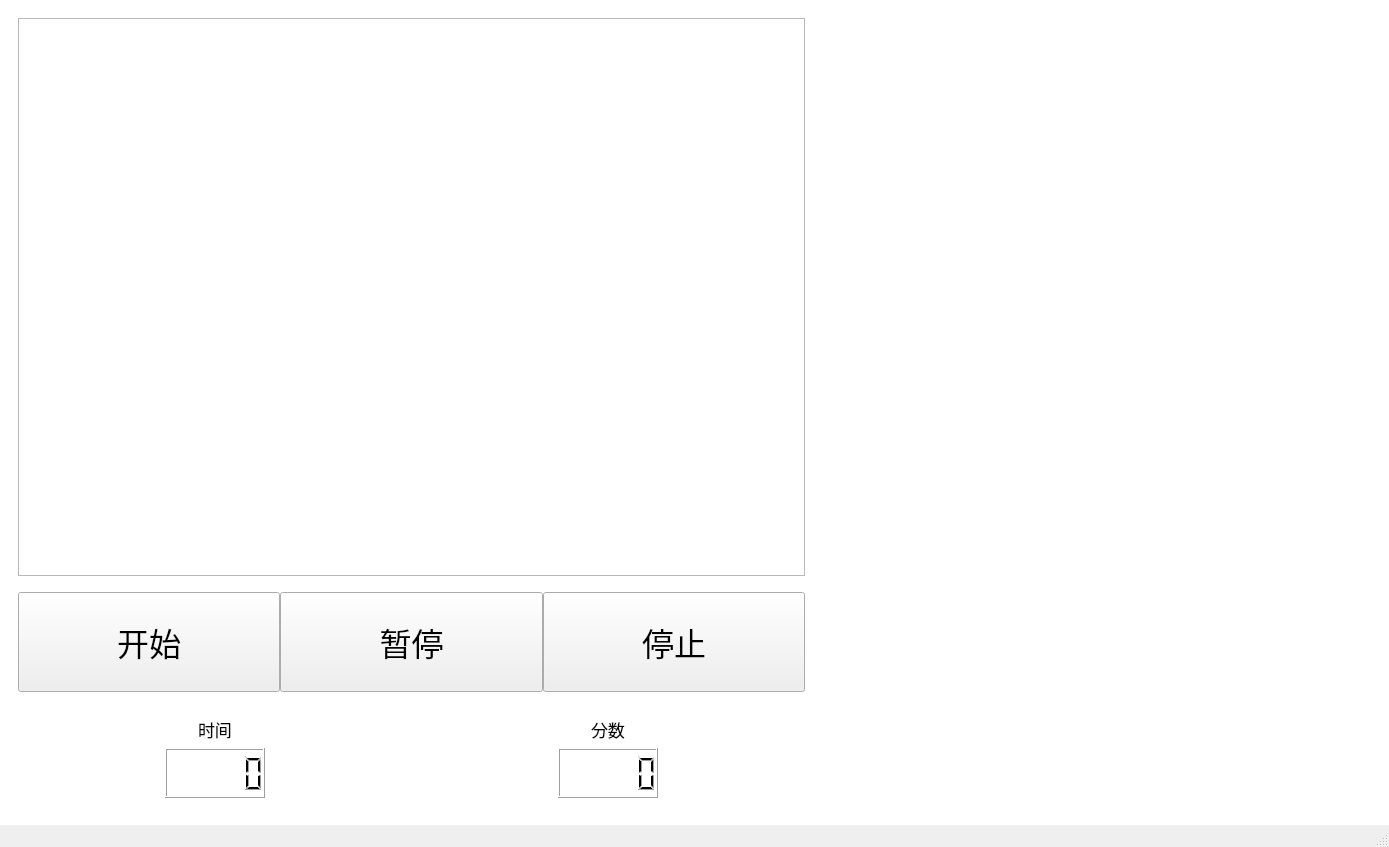
<?xml version="1.0" encoding="UTF-8"?>
<ui version="4.0">
 <class>LogIn</class>
 <widget class="QMainWindow" name="LogIn">
  <property name="geometry">
   <rect>
    <x>0</x>
    <y>0</y>
    <width>1389</width>
    <height>847</height>
   </rect>
  </property>
  <property name="windowTitle">
   <string>MainWindow</string>
  </property>
  <widget class="QWidget" name="centralwidget">
   <property name="styleSheet">
    <string notr="true">QWidget#centralwidget{background:rgb(255, 255, 255)}</string>
   </property>
   <layout class="QHBoxLayout" name="horizontalLayout">
    <item>
     <widget class="QWidget" name="widget_4" native="true">
      <property name="minimumSize">
       <size>
        <width>800</width>
        <height>800</height>
       </size>
      </property>
      <layout class="QVBoxLayout" name="verticalLayout_2">
       <item>
        <widget class="QGraphicsView" name="graphicsView"/>
       </item>
       <item>
        <widget class="QWidget" name="widget_2" native="true">
         <property name="minimumSize">
          <size>
           <width>100</width>
           <height>120</height>
          </size>
         </property>
         <property name="maximumSize">
          <size>
           <width>16777215</width>
           <height>120</height>
          </size>
         </property>
         <layout class="QHBoxLayout" name="horizontalLayout_2">
          <property name="spacing">
           <number>0</number>
          </property>
          <property name="leftMargin">
           <number>0</number>
          </property>
          <property name="topMargin">
           <number>0</number>
          </property>
          <property name="rightMargin">
           <number>0</number>
          </property>
          <property name="bottomMargin">
           <number>0</number>
          </property>
          <item>
           <widget class="QPushButton" name="pushButton_start">
            <property name="minimumSize">
             <size>
              <width>0</width>
              <height>100</height>
             </size>
            </property>
            <property name="font">
             <font>
              <pointsize>24</pointsize>
             </font>
            </property>
            <property name="text">
             <string>开始</string>
            </property>
           </widget>
          </item>
          <item>
           <widget class="QPushButton" name="pushButton_pause">
            <property name="minimumSize">
             <size>
              <width>0</width>
              <height>100</height>
             </size>
            </property>
            <property name="font">
             <font>
              <pointsize>24</pointsize>
             </font>
            </property>
            <property name="text">
             <string>暂停</string>
            </property>
           </widget>
          </item>
          <item>
           <widget class="QPushButton" name="pushButton_stop">
            <property name="minimumSize">
             <size>
              <width>0</width>
              <height>100</height>
             </size>
            </property>
            <property name="font">
             <font>
              <pointsize>24</pointsize>
             </font>
            </property>
            <property name="text">
             <string>停止</string>
            </property>
           </widget>
          </item>
         </layout>
        </widget>
       </item>
       <item>
        <widget class="QWidget" name="widget_3" native="true">
         <property name="maximumSize">
          <size>
           <width>16777215</width>
           <height>100</height>
          </size>
         </property>
         <layout class="QHBoxLayout" name="horizontalLayout_3">
          <property name="spacing">
           <number>0</number>
          </property>
          <property name="leftMargin">
           <number>0</number>
          </property>
          <property name="topMargin">
           <number>0</number>
          </property>
          <property name="rightMargin">
           <number>0</number>
          </property>
          <property name="bottomMargin">
           <number>0</number>
          </property>
          <item>
           <widget class="QWidget" name="widget_6" native="true">
            <layout class="QVBoxLayout" name="verticalLayout_4">
             <item alignment="Qt::AlignHCenter">
              <widget class="QLabel" name="label">
               <property name="font">
                <font>
                 <pointsize>13</pointsize>
                </font>
               </property>
               <property name="text">
                <string>时间</string>
               </property>
              </widget>
             </item>
             <item alignment="Qt::AlignHCenter">
              <widget class="QLCDNumber" name="lcdNumber_time">
               <property name="minimumSize">
                <size>
                 <width>100</width>
                 <height>50</height>
                </size>
               </property>
               <property name="font">
                <font>
                 <pointsize>24</pointsize>
                </font>
               </property>
              </widget>
             </item>
            </layout>
           </widget>
          </item>
          <item>
           <widget class="QWidget" name="widget_5" native="true">
            <layout class="QVBoxLayout" name="verticalLayout_3">
             <item alignment="Qt::AlignHCenter">
              <widget class="QLabel" name="label_2">
               <property name="font">
                <font>
                 <pointsize>13</pointsize>
                </font>
               </property>
               <property name="text">
                <string>分数</string>
               </property>
              </widget>
             </item>
             <item alignment="Qt::AlignHCenter">
              <widget class="QLCDNumber" name="lcdNumber_score">
               <property name="minimumSize">
                <size>
                 <width>100</width>
                 <height>50</height>
                </size>
               </property>
               <property name="font">
                <font>
                 <pointsize>24</pointsize>
                </font>
               </property>
              </widget>
             </item>
            </layout>
           </widget>
          </item>
         </layout>
        </widget>
       </item>
      </layout>
     </widget>
    </item>
    <item>
     <widget class="QWidget" name="widget" native="true">
      <property name="maximumSize">
       <size>
        <width>560</width>
        <height>16777215</height>
       </size>
      </property>
      <layout class="QVBoxLayout" name="verticalLayout">
       <item>
        <widget class="QLabel" name="label_cap">
         <property name="sizePolicy">
          <sizepolicy hsizetype="Expanding" vsizetype="Expanding">
           <horstretch>4</horstretch>
           <verstretch>3</verstretch>
          </sizepolicy>
         </property>
         <property name="minimumSize">
          <size>
           <width>480</width>
           <height>360</height>
          </size>
         </property>
         <property name="font">
          <font>
           <pointsize>17</pointsize>
          </font>
         </property>
         <property name="text">
          <string/>
         </property>
        </widget>
       </item>
       <item>
        <widget class="QLabel" name="label_picture">
         <property name="sizePolicy">
          <sizepolicy hsizetype="Expanding" vsizetype="Expanding">
           <horstretch>3</horstretch>
           <verstretch>2</verstretch>
          </sizepolicy>
         </property>
         <property name="minimumSize">
          <size>
           <width>540</width>
           <height>360</height>
          </size>
         </property>
         <property name="font">
          <font>
           <pointsize>13</pointsize>
          </font>
         </property>
         <property name="styleSheet">
          <string notr="true">border-image:url(:/decorate/zzf.jpg)</string>
         </property>
         <property name="text">
          <string/>
         </property>
        </widget>
       </item>
      </layout>
     </widget>
    </item>
   </layout>
  </widget>
  <widget class="QStatusBar" name="statusbar"/>
 </widget>
 <resources>
  <include location="recognize_character.qrc"/>
 </resources>
 <connections/>
</ui>
